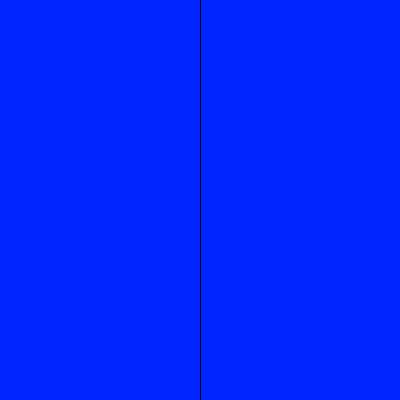
Frame 1 (no input)
Frame 60 (the mouse pressed at the canvas centre just before this capture): identical to frame 1, image omitted
Frame 120 (the mouse held since frame 60 and released just before this capture): identical to frame 1, image omitted

The Processing sketch that drew this single still picture (run headless with seeded random() and noise(); from frame 60 on, the mouse is pressed at the canvas centre):

// Processing sketch: opg__1
// ── opg__1.pde
//Opgave 1: Skift baggrundsfarve med musen
float r = 0;
float b = 36;
float g = 255;

void setup (){
  size (400,400);
}

void draw(){
  //tegner en linje midt på 
  background (r,b,g);
  fill(0);
  line(width/2,0,width/2,height);
 
  //ændre farve
  if (mouseX >width/2){
  r = r + 1;
  }
  // Mindsker rød farve på venstre side
  else {
    r = r - 1;
  }
}
  
 
